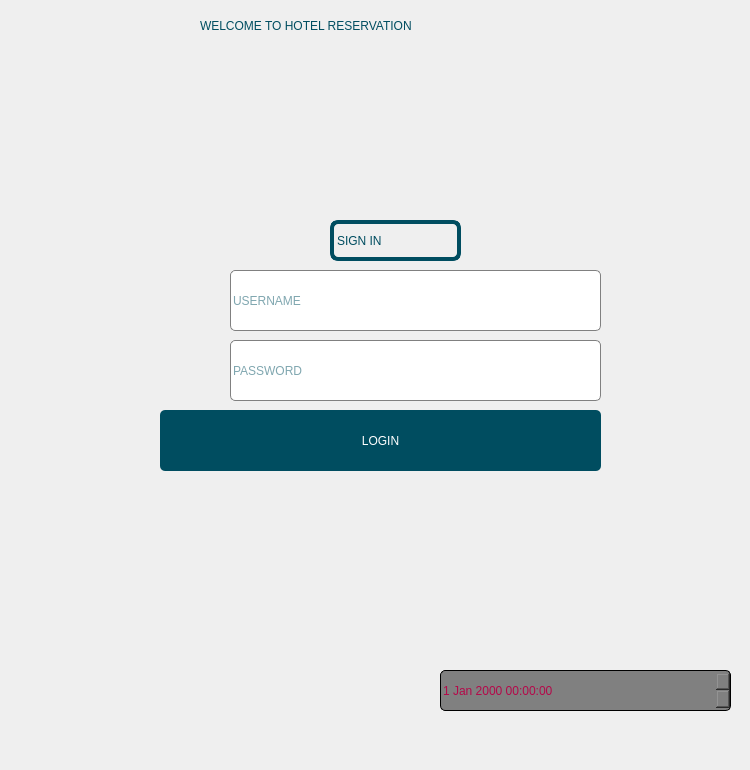
    <widget class="QWidget" name="page_2">
     <property name="styleSheet">
      <string notr="true"/>
     </property>
     <widget class="QLabel" name="label_2">
      <property name="geometry">
       <rect>
        <x>0</x>
        <y>0</y>
        <width>741</width>
        <height>761</height>
       </rect>
      </property>
      <property name="styleSheet">
       <string notr="true">QLabel
{
	background:transparent;
	    
}
</string>
      </property>
      <property name="text">
       <string/>
      </property>
      <property name="pixmap">
       <pixmap>12.jpg</pixmap>
      </property>
      <property name="scaledContents">
       <bool>true</bool>
      </property>
     </widget>
     <widget class="QDateTimeEdit" name="dateTimeEdit">
      <property name="geometry">
       <rect>
        <x>440</x>
        <y>670</y>
        <width>291</width>
        <height>41</height>
       </rect>
      </property>
      <property name="styleSheet">
       <string notr="true">QDateTimeEdit
{
	font: 75 14pt &quot;MS Shell Dlg 2&quot;;
	
	background-color: grey;
	
	color: #b40849;

	border:1px solid;
	border-radius:5px;
}</string>
      </property>
     </widget>
     <widget class="QLineEdit" name="lineEdit">
      <property name="geometry">
       <rect>
        <x>230</x>
        <y>270</y>
        <width>371</width>
        <height>61</height>
       </rect>
      </property>
      <property name="autoFillBackground">
       <bool>false</bool>
      </property>
      <property name="styleSheet">
       <string notr="true">QLineEdit
{
background:white;
color:#004d60;
border: 1px solid grey;
font: 12pt &quot;MS Shell Dlg 2&quot;;
border-radius:5px;
}

QLineEdit:hover
{
border:2px solid white;

border-radius: 5px ;
color:#004d60;
	border-color: rgb(8, 98, 38);

}


</string>
      </property>
      <property name="inputMask">
       <string/>
      </property>
      <property name="maxLength">
       <number>32767</number>
      </property>
      <property name="frame">
       <bool>true</bool>
      </property>
      <property name="alignment">
       <set>Qt::AlignLeading|Qt::AlignLeft|Qt::AlignVCenter</set>
      </property>
      <property name="dragEnabled">
       <bool>true</bool>
      </property>
      <property name="placeholderText">
       <string>USERNAME</string>
      </property>
      <property name="cursorMoveStyle">
       <enum>Qt::LogicalMoveStyle</enum>
      </property>
     </widget>
     <widget class="QLineEdit" name="lineEdit_2">
      <property name="geometry">
       <rect>
        <x>230</x>
        <y>340</y>
        <width>371</width>
        <height>61</height>
       </rect>
      </property>
      <property name="styleSheet">
       <string notr="true">QLineEdit
{
background:white;
color:#004d60;
border: 1px solid grey;
font: 12pt &quot;MS Shell Dlg 2&quot;;
border-radius:5px;
}

QLineEdit:hover
{
border: 2px solid white;
border-color: rgb(8, 98, 38);

border-radius: 5px ;
color:#004d60;

}

</string>
      </property>
      <property name="maxLength">
       <number>27</number>
      </property>
      <property name="echoMode">
       <enum>QLineEdit::Password</enum>
      </property>
      <property name="alignment">
       <set>Qt::AlignLeading|Qt::AlignLeft|Qt::AlignVCenter</set>
      </property>
      <property name="placeholderText">
       <string>PASSWORD</string>
      </property>
     </widget>
     <widget class="QPushButton" name="pushButton_5">
      <property name="geometry">
       <rect>
        <x>160</x>
        <y>410</y>
        <width>441</width>
        <height>61</height>
       </rect>
      </property>
      <property name="styleSheet">
       <string notr="true">QPushButton { background:#004d60;
color:white;
border-radius: 5px;
}

QPushButton:hover
{
	
	background:white;
	color:#004d60;

}

/*
    QPushButton {
      font: 75 8pt &quot;Tahoma&quot;;
      color: rgb(16, 37, 127);
      text-align: left;
      border: none;
      text-decoration: none;
    }
     
    QPushButton:hover {
      color: rgb(116, 137, 127);
      text-decoration: underline;
    }

*/</string>
      </property>
      <property name="text">
       <string>LOGIN</string>
      </property>
     </widget>
     <widget class="QLabel" name="label_4">
      <property name="geometry">
       <rect>
        <x>160</x>
        <y>270</y>
        <width>61</width>
        <height>61</height>
       </rect>
      </property>
      <property name="text">
       <string/>
      </property>
      <property name="pixmap">
       <pixmap>man.png</pixmap>
      </property>
      <property name="scaledContents">
       <bool>true</bool>
      </property>
     </widget>
     <widget class="QLabel" name="label_10">
      <property name="geometry">
       <rect>
        <x>160</x>
        <y>350</y>
        <width>61</width>
        <height>51</height>
       </rect>
      </property>
      <property name="text">
       <string/>
      </property>
      <property name="pixmap">
       <pixmap>padlock.png</pixmap>
      </property>
      <property name="scaledContents">
       <bool>true</bool>
      </property>
     </widget>
     <widget class="QLabel" name="label_11">
      <property name="geometry">
       <rect>
        <x>200</x>
        <y>10</y>
        <width>371</width>
        <height>31</height>
       </rect>
      </property>
      <property name="styleSheet">
       <string notr="true">QLabel
{
color:#004d60;
	font: 75 14pt &quot;MS Shell Dlg 2&quot;;
}</string>
      </property>
      <property name="text">
       <string>WELCOME TO HOTEL RESERVATION</string>
      </property>
     </widget>
     <widget class="QLabel" name="label_12">
      <property name="geometry">
       <rect>
        <x>260</x>
        <y>50</y>
        <width>261</width>
        <height>161</height>
       </rect>
      </property>
      <property name="text">
       <string/>
      </property>
      <property name="pixmap">
       <pixmap>avatar.png</pixmap>
      </property>
      <property name="scaledContents">
       <bool>true</bool>
      </property>
     </widget>
     <widget class="QLabel" name="label_13">
      <property name="geometry">
       <rect>
        <x>330</x>
        <y>220</y>
        <width>131</width>
        <height>41</height>
       </rect>
      </property>
      <property name="styleSheet">
       <string notr="true">QLabel
{
	color:#004d60;
	font: 75 18pt &quot;MS Shell Dlg 2&quot;;
	border:solid 2px green;
	border-style: solid;
 	border: 4px solid #004d60;
 	border-radius: 8px;

}</string>
      </property>
      <property name="text">
       <string>SIGN IN </string>
      </property>
     </widget>
     <zorder>label_2</zorder>
     <zorder>lineEdit</zorder>
     <zorder>lineEdit_2</zorder>
     <zorder>pushButton_5</zorder>
     <zorder>label_4</zorder>
     <zorder>label_10</zorder>
     <zorder>dateTimeEdit</zorder>
     <zorder>label_11</zorder>
     <zorder>label_12</zorder>
     <zorder>label_13</zorder>
    </widget>
